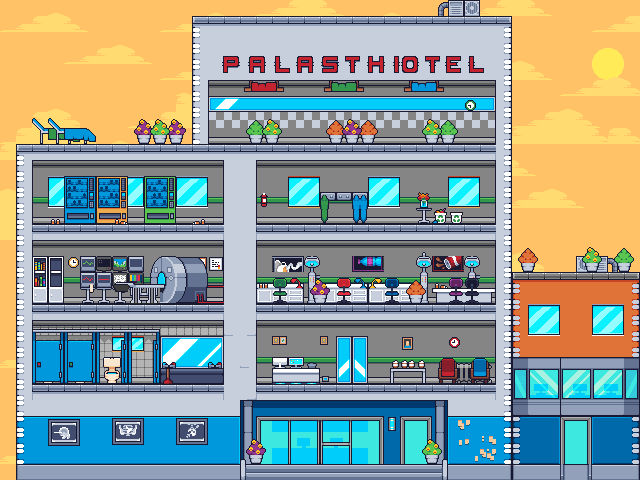

A 2D game scene composited from a Tiled map and its tileset images. What follows is a short description and the map's XML, with each tile layer's data collapsed to a summary:
An orthogonal 40x30 tile map with 16x16 px tiles, 8 tile layers (Background, Sun, Sky, House, ...), 3 tilesets and 36 objects.

<map version="1.10" tiledversion="1.11.2" orientation="orthogonal" renderorder="right-down" width="40" height="30" tilewidth="16" tileheight="16" infinite="0" nextlayerid="18" nextobjectid="132">
 <editorsettings>
  <export target="palasthotel-stage_extended.lua" format="lua" />
 </editorsettings>
 <tileset firstgid="1" name="Palasthotel" tilewidth="16" tileheight="16" tilecount="36" columns="18">
  <image source="tilemaps/assets/Palasthotel.png" width="288" height="32" />
 </tileset>
 <tileset firstgid="37" name="background" tilewidth="16" tileheight="16" tilecount="144" columns="16">
  <image source="tilemaps/assets/background.png" width="256" height="159" />
 </tileset>
 <tileset firstgid="181" name="tilemap_all" tilewidth="16" tileheight="16" tilecount="1972" columns="34">
  <image source="tilemaps/assets/tilemap_all.png" width="544" height="928" />
 </tileset>
 <layer id="3" name="Background" width="40" height="30" locked="1">
  <data>[1200 cells, 1200 non-empty, 1 distinct tile ids]</data>
 </layer>
 <layer id="5" name="Sun" width="40" height="30" locked="1">
  <data>[1200 cells, 4 non-empty, 4 distinct tile ids]</data>
 </layer>
 <layer id="4" name="Sky" width="40" height="30" locked="1">
  <data>[1200 cells, 408 non-empty, 15 distinct tile ids]</data>
 </layer>
 <layer id="1" name="House" width="40" height="30">
  <data>[1200 cells, 897 non-empty, 138 distinct tile ids]</data>
 </layer>
 <layer id="6" name="Rooms" width="40" height="30">
  <data>[1200 cells, 432 non-empty, 51 distinct tile ids]</data>
 </layer>
 <objectgroup id="7" name="WorldLimits" visible="0">
  <object id="38" x="-44.0598" y="-264.718" width="32.5958" height="774.397" />
  <object id="41" x="649.587" y="-265.705" width="37.5346" height="769.459" />
  <object id="72" x="-32.98" y="-296.82" width="711.425" height="32.98" />
  <object id="73" x="-45.0512" y="480.659" width="731.126" height="30.3774">
   <properties>
    <property name="isWorldGround" type="bool" value="true" />
   </properties>
  </object>
 </objectgroup>
 <objectgroup id="11" name="Plattforms" visible="0">
  <object id="57" x="193.681" y="15.7366" width="317.758" height="1">
   <properties>
    <property name="canDrop" type="bool" value="true" />
   </properties>
  </object>
  <object id="58" x="17.317" y="143.928" width="477.488" height="1">
   <properties>
    <property name="canDrop" type="bool" value="true" />
   </properties>
  </object>
  <object id="59" x="256.199" y="222.837" width="239.119" height="1">
   <properties>
    <property name="canDrop" type="bool" value="true" />
   </properties>
  </object>
  <object id="60" x="32.4518" y="222.837" width="191.01" height="1">
   <properties>
    <property name="canDrop" type="bool" value="true" />
   </properties>
  </object>
  <object id="61" x="32.7365" y="303.625" width="190.441" height="1">
   <properties>
    <property name="canDrop" type="bool" value="true" />
   </properties>
  </object>
  <object id="62" x="256.483" y="303.568" width="239.119" height="1">
   <properties>
    <property name="canDrop" type="bool" value="true" />
   </properties>
  </object>
  <object id="63" x="256.199" y="382.819" width="239.403" height="1">
   <properties>
    <property name="canDrop" type="bool" value="true" />
   </properties>
  </object>
  <object id="66" x="512.397" y="358.116" width="170.102" height="1">
   <properties>
    <property name="canDrop" type="bool" value="true" />
   </properties>
  </object>
  <object id="67" x="511.543" y="272.709" width="174.482" height="1">
   <properties>
    <property name="canDrop" type="bool" value="true" />
   </properties>
  </object>
  <object id="126" x="32.7113" y="383.779" width="191.295" height="1">
   <properties>
    <property name="canDrop" type="bool" value="true" />
   </properties>
  </object>
  <object id="131" x="245.899" y="464.3" width="195.403" height="1">
   <properties>
    <property name="canDrop" type="bool" value="true" />
   </properties>
  </object>
 </objectgroup>
 <objectgroup id="13" name="StartPoints" visible="0">
  <object id="77" x="33.5847" y="50.0825">
   <ellipse />
  </object>
  <object id="78" x="173.226" y="43.012">
   <ellipse />
  </object>
  <object id="79" x="467.24" y="113.717">
   <ellipse />
  </object>
  <object id="80" x="560.335" y="189.724">
   <ellipse />
  </object>
  <object id="81" x="73.6507" y="193.259">
   <ellipse />
  </object>
  <object id="82" x="461.348" y="194.438">
   <ellipse />
  </object>
  <object id="83" x="77.186" y="270.445">
   <ellipse />
  </object>
  <object id="84" x="461.937" y="275.748">
   <ellipse />
  </object>
  <object id="85" x="69.5263" y="356.469">
   <ellipse />
  </object>
  <object id="86" x="460.17" y="354.702">
   <ellipse />
  </object>
  <object id="87" x="73.0615" y="435.423">
   <ellipse />
  </object>
  <object id="88" x="290.478" y="426.585">
   <ellipse />
  </object>
  <object id="89" x="468.419" y="415.39">
   <ellipse />
  </object>
  <object id="90" x="570.351" y="306.976">
   <ellipse />
  </object>
  <object id="91" x="299.906" y="192.081">
   <ellipse />
  </object>
  <object id="92" x="300.495" y="275.748">
   <ellipse />
  </object>
  <object id="93" x="296.37" y="353.523">
   <ellipse />
  </object>
  <object id="94" x="262.197" y="113.128" width="0.589206">
   <ellipse />
  </object>
  <object id="95" x="298.138" y="111.949">
   <ellipse />
  </object>
  <object id="96" x="607.471" y="32.9955">
   <ellipse />
  </object>
  <object id="97" x="573.297" y="431.299">
   <ellipse />
  </object>
 </objectgroup>
 <layer id="2" name="Details_Background" width="40" height="30">
  <data>[1200 cells, 320 non-empty, 217 distinct tile ids]</data>
 </layer>
 <layer id="15" name="Details_Foreground" width="40" height="30">
  <data>[1200 cells, 176 non-empty, 151 distinct tile ids]</data>
 </layer>
 <layer id="17" name="Visible_Plattforms" width="40" height="30">
  <data>[1200 cells, 104 non-empty, 6 distinct tile ids]</data>
 </layer>
</map>
